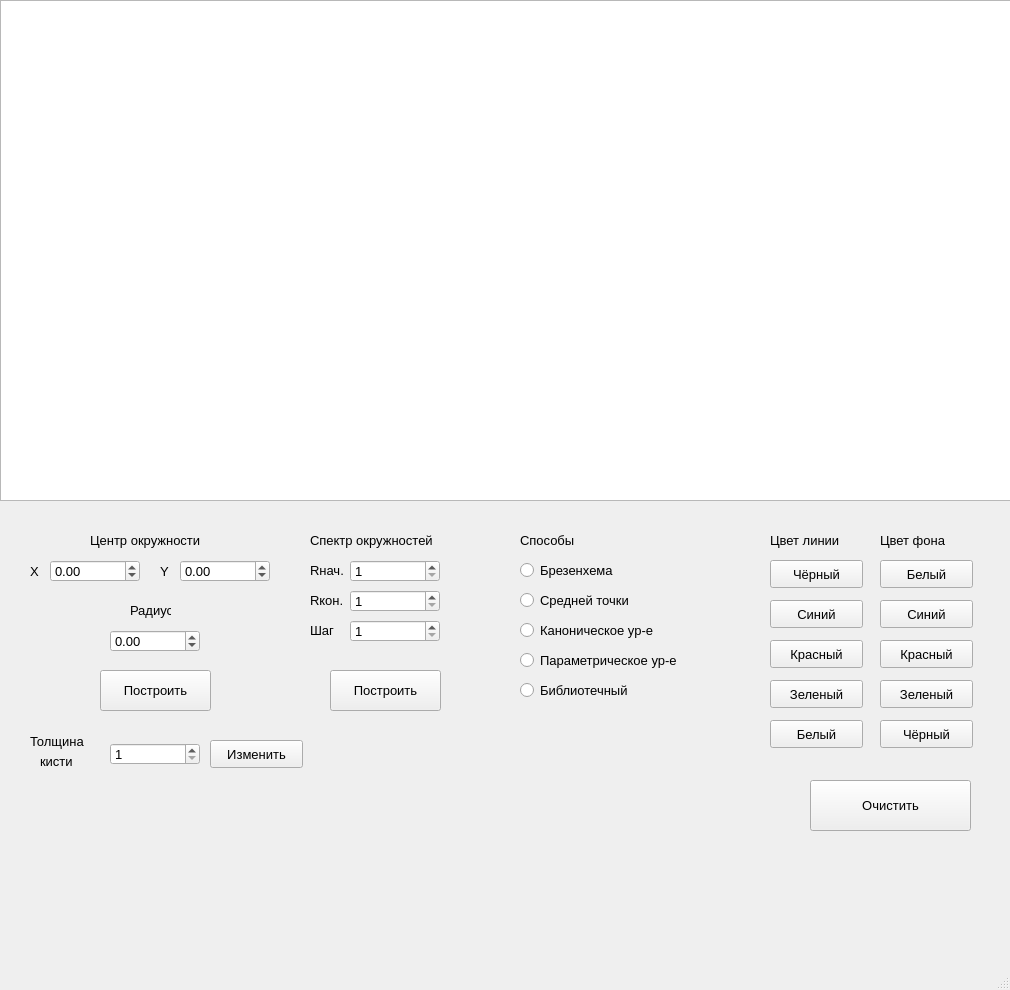
<?xml version="1.0" encoding="UTF-8"?>
<ui version="4.0">
 <class>MainWindow</class>
 <widget class="QMainWindow" name="MainWindow">
  <property name="geometry">
   <rect>
    <x>0</x>
    <y>0</y>
    <width>1010</width>
    <height>990</height>
   </rect>
  </property>
  <property name="font">
   <font>
    <pointsize>10</pointsize>
   </font>
  </property>
  <property name="windowTitle">
   <string>MainWindow</string>
  </property>
  <property name="layoutDirection">
   <enum>Qt::LeftToRight</enum>
  </property>
  <property name="autoFillBackground">
   <bool>false</bool>
  </property>
  <widget class="QWidget" name="centralwidget">
   <widget class="QGraphicsView" name="graphicsView">
    <property name="geometry">
     <rect>
      <x>0</x>
      <y>0</y>
      <width>1011</width>
      <height>501</height>
     </rect>
    </property>
   </widget>
   <widget class="QLabel" name="label">
    <property name="geometry">
     <rect>
      <x>90</x>
      <y>530</y>
      <width>131</width>
      <height>21</height>
     </rect>
    </property>
    <property name="text">
     <string>Центр окружности</string>
    </property>
   </widget>
   <widget class="QDoubleSpinBox" name="x_centre">
    <property name="geometry">
     <rect>
      <x>50</x>
      <y>560</y>
      <width>90</width>
      <height>22</height>
     </rect>
    </property>
    <property name="minimum">
     <double>-1000.000000000000000</double>
    </property>
    <property name="maximum">
     <double>2000.000000000000000</double>
    </property>
   </widget>
   <widget class="QLabel" name="label_2">
    <property name="geometry">
     <rect>
      <x>30</x>
      <y>563</y>
      <width>21</width>
      <height>16</height>
     </rect>
    </property>
    <property name="text">
     <string>X</string>
    </property>
   </widget>
   <widget class="QDoubleSpinBox" name="y_centre">
    <property name="geometry">
     <rect>
      <x>180</x>
      <y>560</y>
      <width>90</width>
      <height>22</height>
     </rect>
    </property>
    <property name="minimum">
     <double>-1000.000000000000000</double>
    </property>
    <property name="maximum">
     <double>2000.000000000000000</double>
    </property>
   </widget>
   <widget class="QLabel" name="label_3">
    <property name="geometry">
     <rect>
      <x>160</x>
      <y>563</y>
      <width>21</width>
      <height>16</height>
     </rect>
    </property>
    <property name="text">
     <string>Y</string>
    </property>
   </widget>
   <widget class="QDoubleSpinBox" name="radius_circle">
    <property name="geometry">
     <rect>
      <x>110</x>
      <y>630</y>
      <width>90</width>
      <height>22</height>
     </rect>
    </property>
    <property name="minimum">
     <double>-1000.000000000000000</double>
    </property>
    <property name="maximum">
     <double>2000.000000000000000</double>
    </property>
   </widget>
   <widget class="QLabel" name="label_5">
    <property name="geometry">
     <rect>
      <x>130</x>
      <y>600</y>
      <width>41</width>
      <height>21</height>
     </rect>
    </property>
    <property name="text">
     <string>Радиус</string>
    </property>
   </widget>
   <widget class="QRadioButton" name="library_radio">
    <property name="geometry">
     <rect>
      <x>520</x>
      <y>680</y>
      <width>161</width>
      <height>20</height>
     </rect>
    </property>
    <property name="text">
     <string>Библиотечный</string>
    </property>
   </widget>
   <widget class="QPushButton" name="build_circle">
    <property name="geometry">
     <rect>
      <x>100</x>
      <y>670</y>
      <width>111</width>
      <height>41</height>
     </rect>
    </property>
    <property name="text">
     <string>Построить</string>
    </property>
   </widget>
   <widget class="QLabel" name="label_7">
    <property name="geometry">
     <rect>
      <x>770</x>
      <y>530</y>
      <width>91</width>
      <height>21</height>
     </rect>
    </property>
    <property name="text">
     <string>Цвет линии</string>
    </property>
   </widget>
   <widget class="QPushButton" name="make_line_black">
    <property name="geometry">
     <rect>
      <x>770</x>
      <y>560</y>
      <width>93</width>
      <height>28</height>
     </rect>
    </property>
    <property name="text">
     <string>Чёрный</string>
    </property>
   </widget>
   <widget class="QPushButton" name="make_line_blue">
    <property name="geometry">
     <rect>
      <x>770</x>
      <y>600</y>
      <width>93</width>
      <height>28</height>
     </rect>
    </property>
    <property name="text">
     <string>Синий</string>
    </property>
   </widget>
   <widget class="QPushButton" name="make_line_red">
    <property name="geometry">
     <rect>
      <x>770</x>
      <y>640</y>
      <width>93</width>
      <height>28</height>
     </rect>
    </property>
    <property name="text">
     <string>Красный</string>
    </property>
   </widget>
   <widget class="QPushButton" name="make_line_green">
    <property name="geometry">
     <rect>
      <x>770</x>
      <y>680</y>
      <width>93</width>
      <height>28</height>
     </rect>
    </property>
    <property name="text">
     <string>Зеленый</string>
    </property>
   </widget>
   <widget class="QLabel" name="label_8">
    <property name="geometry">
     <rect>
      <x>880</x>
      <y>530</y>
      <width>91</width>
      <height>21</height>
     </rect>
    </property>
    <property name="text">
     <string>Цвет фона</string>
    </property>
   </widget>
   <widget class="QPushButton" name="make_bg_white">
    <property name="geometry">
     <rect>
      <x>880</x>
      <y>560</y>
      <width>93</width>
      <height>28</height>
     </rect>
    </property>
    <property name="text">
     <string>Белый</string>
    </property>
   </widget>
   <widget class="QPushButton" name="make_bg_green">
    <property name="geometry">
     <rect>
      <x>880</x>
      <y>680</y>
      <width>93</width>
      <height>28</height>
     </rect>
    </property>
    <property name="text">
     <string>Зеленый</string>
    </property>
   </widget>
   <widget class="QPushButton" name="make_bg_blue">
    <property name="geometry">
     <rect>
      <x>880</x>
      <y>600</y>
      <width>93</width>
      <height>28</height>
     </rect>
    </property>
    <property name="text">
     <string>Синий</string>
    </property>
   </widget>
   <widget class="QPushButton" name="make_bg_red">
    <property name="geometry">
     <rect>
      <x>880</x>
      <y>640</y>
      <width>93</width>
      <height>28</height>
     </rect>
    </property>
    <property name="text">
     <string>Красный</string>
    </property>
   </widget>
   <widget class="QLabel" name="label_9">
    <property name="geometry">
     <rect>
      <x>310</x>
      <y>530</y>
      <width>181</width>
      <height>21</height>
     </rect>
    </property>
    <property name="text">
     <string>Спектр окружностей</string>
    </property>
   </widget>
   <widget class="QLabel" name="label_10">
    <property name="geometry">
     <rect>
      <x>310</x>
      <y>560</y>
      <width>21</width>
      <height>16</height>
     </rect>
    </property>
    <property name="text">
     <string/>
    </property>
   </widget>
   <widget class="QPushButton" name="build_circles">
    <property name="geometry">
     <rect>
      <x>330</x>
      <y>670</y>
      <width>111</width>
      <height>41</height>
     </rect>
    </property>
    <property name="text">
     <string>Построить</string>
    </property>
   </widget>
   <widget class="QLabel" name="label_11">
    <property name="geometry">
     <rect>
      <x>520</x>
      <y>530</y>
      <width>181</width>
      <height>21</height>
     </rect>
    </property>
    <property name="text">
     <string>Способы</string>
    </property>
   </widget>
   <widget class="QPushButton" name="make_line_white">
    <property name="geometry">
     <rect>
      <x>770</x>
      <y>720</y>
      <width>93</width>
      <height>28</height>
     </rect>
    </property>
    <property name="text">
     <string>Белый</string>
    </property>
   </widget>
   <widget class="QPushButton" name="make_bg_black">
    <property name="geometry">
     <rect>
      <x>880</x>
      <y>720</y>
      <width>93</width>
      <height>28</height>
     </rect>
    </property>
    <property name="text">
     <string>Чёрный</string>
    </property>
   </widget>
   <widget class="QLabel" name="label_12">
    <property name="geometry">
     <rect>
      <x>310</x>
      <y>560</y>
      <width>51</width>
      <height>21</height>
     </rect>
    </property>
    <property name="text">
     <string>Rнач.</string>
    </property>
   </widget>
   <widget class="QPushButton" name="clear_btn">
    <property name="geometry">
     <rect>
      <x>810</x>
      <y>780</y>
      <width>161</width>
      <height>51</height>
     </rect>
    </property>
    <property name="text">
     <string>Очистить</string>
    </property>
   </widget>
   <widget class="QRadioButton" name="brezenhem_radio">
    <property name="geometry">
     <rect>
      <x>520</x>
      <y>560</y>
      <width>111</width>
      <height>20</height>
     </rect>
    </property>
    <property name="text">
     <string>Брезенхема</string>
    </property>
   </widget>
   <widget class="QSpinBox" name="radius_start">
    <property name="geometry">
     <rect>
      <x>350</x>
      <y>560</y>
      <width>90</width>
      <height>22</height>
     </rect>
    </property>
    <property name="minimum">
     <number>1</number>
    </property>
    <property name="maximum">
     <number>180</number>
    </property>
   </widget>
   <widget class="QLabel" name="label_14">
    <property name="geometry">
     <rect>
      <x>30</x>
      <y>733</y>
      <width>81</width>
      <height>16</height>
     </rect>
    </property>
    <property name="text">
     <string>Толщина</string>
    </property>
   </widget>
   <widget class="QLabel" name="label_15">
    <property name="geometry">
     <rect>
      <x>40</x>
      <y>753</y>
      <width>55</width>
      <height>16</height>
     </rect>
    </property>
    <property name="text">
     <string>кисти</string>
    </property>
   </widget>
   <widget class="QSpinBox" name="brush_thickness">
    <property name="geometry">
     <rect>
      <x>110</x>
      <y>743</y>
      <width>90</width>
      <height>22</height>
     </rect>
    </property>
    <property name="minimum">
     <number>1</number>
    </property>
    <property name="maximum">
     <number>20</number>
    </property>
   </widget>
   <widget class="QPushButton" name="change_thickness">
    <property name="geometry">
     <rect>
      <x>210</x>
      <y>740</y>
      <width>93</width>
      <height>28</height>
     </rect>
    </property>
    <property name="text">
     <string>Изменить</string>
    </property>
   </widget>
   <widget class="QRadioButton" name="mid_point_radio">
    <property name="geometry">
     <rect>
      <x>520</x>
      <y>590</y>
      <width>161</width>
      <height>20</height>
     </rect>
    </property>
    <property name="text">
     <string>Средней точки</string>
    </property>
   </widget>
   <widget class="QRadioButton" name="canon_radio">
    <property name="geometry">
     <rect>
      <x>520</x>
      <y>620</y>
      <width>161</width>
      <height>20</height>
     </rect>
    </property>
    <property name="text">
     <string>Каноническое ур-е</string>
    </property>
   </widget>
   <widget class="QRadioButton" name="canon_radio_2">
    <property name="geometry">
     <rect>
      <x>520</x>
      <y>650</y>
      <width>161</width>
      <height>20</height>
     </rect>
    </property>
    <property name="text">
     <string>Параметрическое ур-е</string>
    </property>
   </widget>
   <widget class="QLabel" name="label_13">
    <property name="geometry">
     <rect>
      <x>310</x>
      <y>590</y>
      <width>21</width>
      <height>16</height>
     </rect>
    </property>
    <property name="text">
     <string/>
    </property>
   </widget>
   <widget class="QLabel" name="label_16">
    <property name="geometry">
     <rect>
      <x>310</x>
      <y>590</y>
      <width>51</width>
      <height>21</height>
     </rect>
    </property>
    <property name="text">
     <string>Rкон.</string>
    </property>
   </widget>
   <widget class="QSpinBox" name="radius_end">
    <property name="geometry">
     <rect>
      <x>350</x>
      <y>590</y>
      <width>90</width>
      <height>22</height>
     </rect>
    </property>
    <property name="minimum">
     <number>1</number>
    </property>
    <property name="maximum">
     <number>180</number>
    </property>
   </widget>
   <widget class="QLabel" name="label_17">
    <property name="geometry">
     <rect>
      <x>310</x>
      <y>620</y>
      <width>21</width>
      <height>16</height>
     </rect>
    </property>
    <property name="text">
     <string/>
    </property>
   </widget>
   <widget class="QLabel" name="label_18">
    <property name="geometry">
     <rect>
      <x>310</x>
      <y>620</y>
      <width>51</width>
      <height>21</height>
     </rect>
    </property>
    <property name="text">
     <string>Шаг</string>
    </property>
   </widget>
   <widget class="QSpinBox" name="radius_step">
    <property name="geometry">
     <rect>
      <x>350</x>
      <y>620</y>
      <width>90</width>
      <height>22</height>
     </rect>
    </property>
    <property name="minimum">
     <number>1</number>
    </property>
    <property name="maximum">
     <number>180</number>
    </property>
   </widget>
  </widget>
  <widget class="QStatusBar" name="statusbar"/>
 </widget>
 <resources/>
 <connections/>
</ui>
